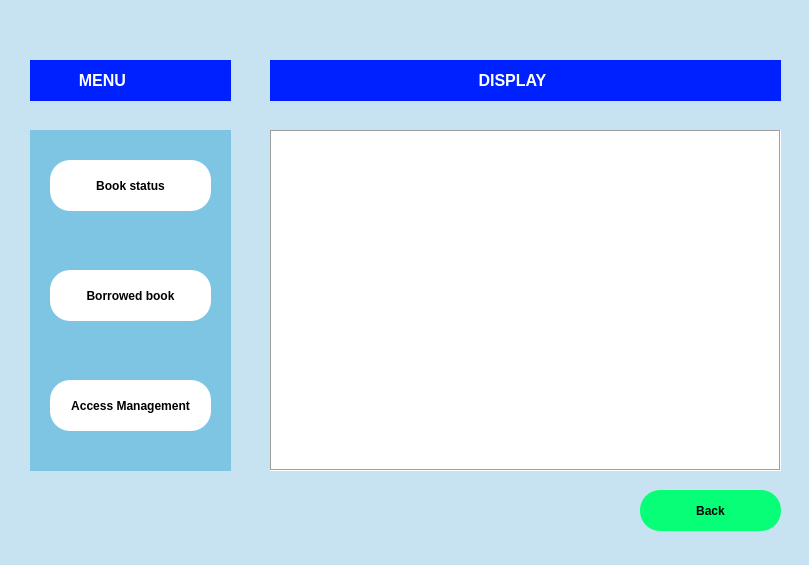
<?xml version="1.0" encoding="UTF-8"?>
<ui version="4.0">
 <class>MainWindow</class>
 <widget class="QMainWindow" name="MainWindow">
  <property name="geometry">
   <rect>
    <x>0</x>
    <y>0</y>
    <width>809</width>
    <height>565</height>
   </rect>
  </property>
  <property name="windowTitle">
   <string>Library System</string>
  </property>
  <property name="styleSheet">
   <string notr="true">background-color: #c7e3f1;</string>
  </property>
  <widget class="QWidget" name="centralwidget">
   <widget class="QLabel" name="label_5">
    <property name="geometry">
     <rect>
      <x>30</x>
      <y>130</y>
      <width>201</width>
      <height>341</height>
     </rect>
    </property>
    <property name="styleSheet">
     <string notr="true">background-color: rgb(126,197,227);</string>
    </property>
    <property name="text">
     <string/>
    </property>
   </widget>
   <widget class="QPushButton" name="book_btn">
    <property name="geometry">
     <rect>
      <x>50</x>
      <y>160</y>
      <width>161</width>
      <height>51</height>
     </rect>
    </property>
    <property name="font">
     <font>
      <pointsize>9</pointsize>
      <weight>75</weight>
      <bold>true</bold>
     </font>
    </property>
    <property name="cursor">
     <cursorShape>PointingHandCursor</cursorShape>
    </property>
    <property name="styleSheet">
     <string notr="true">QPushButton#book_btn{
	background-color: rgb(255,255,255);
	border-radius: 20px;
	color: black;
}
QPushButton#book_btn:hover{
	background-color: rgb(255,255,255,210);
	border-radius: 20px;
	color: black;
}
QPushButton#book_btn:pressed{
	background-color: rgb(255,255,255,210);
	padding-top: 5px;
	padding-left: 5px;
}</string>
    </property>
    <property name="text">
     <string>Book status</string>
    </property>
   </widget>
   <widget class="QPushButton" name="access_btn">
    <property name="geometry">
     <rect>
      <x>50</x>
      <y>380</y>
      <width>161</width>
      <height>51</height>
     </rect>
    </property>
    <property name="font">
     <font>
      <pointsize>9</pointsize>
      <weight>75</weight>
      <bold>true</bold>
     </font>
    </property>
    <property name="cursor">
     <cursorShape>PointingHandCursor</cursorShape>
    </property>
    <property name="styleSheet">
     <string notr="true">QPushButton#access_btn{
	background-color: rgb(255,255,255);
	border-radius: 20px;
	color: black;
}
QPushButton#access_btn:hover{
	background-color: rgb(255,255,255,210);
	border-radius: 20px;
	color: black;
}
QPushButton#access_btn:pressed{
	background-color: rgb(255,255,255,210);
	padding-top: 5px;
	padding-left: 5px;
}</string>
    </property>
    <property name="text">
     <string>Access Management</string>
    </property>
   </widget>
   <widget class="QTableWidget" name="show_table">
    <property name="geometry">
     <rect>
      <x>270</x>
      <y>130</y>
      <width>511</width>
      <height>341</height>
     </rect>
    </property>
    <property name="font">
     <font>
      <pointsize>9</pointsize>
     </font>
    </property>
    <property name="styleSheet">
     <string notr="true">background-color: none;</string>
    </property>
    <property name="frameShape">
     <enum>QFrame::Box</enum>
    </property>
    <property name="rowCount">
     <number>0</number>
    </property>
    <property name="columnCount">
     <number>0</number>
    </property>
    <attribute name="horizontalHeaderVisible">
     <bool>true</bool>
    </attribute>
    <attribute name="horizontalHeaderCascadingSectionResizes">
     <bool>false</bool>
    </attribute>
    <attribute name="horizontalHeaderDefaultSectionSize">
     <number>150</number>
    </attribute>
   </widget>
   <widget class="QPushButton" name="borrowed_btn">
    <property name="geometry">
     <rect>
      <x>50</x>
      <y>270</y>
      <width>161</width>
      <height>51</height>
     </rect>
    </property>
    <property name="font">
     <font>
      <pointsize>9</pointsize>
      <weight>75</weight>
      <bold>true</bold>
     </font>
    </property>
    <property name="cursor">
     <cursorShape>PointingHandCursor</cursorShape>
    </property>
    <property name="styleSheet">
     <string notr="true">QPushButton#borrowed_btn{
	background-color: rgb(255,255,255);
	border-radius: 20px;
	color: black;
}
QPushButton#borrowed_btn:hover{
	background-color: rgb(255,255,255,210);
	border-radius: 20px;
	color: black;
}
QPushButton#borrowed_btn:pressed{
	background-color: rgb(255,255,255,210);
	padding-top: 5px;
	padding-left: 5px;
}</string>
    </property>
    <property name="text">
     <string>Borrowed book</string>
    </property>
   </widget>
   <widget class="QPushButton" name="back_btn">
    <property name="geometry">
     <rect>
      <x>640</x>
      <y>490</y>
      <width>141</width>
      <height>41</height>
     </rect>
    </property>
    <property name="font">
     <font>
      <pointsize>9</pointsize>
      <weight>75</weight>
      <bold>true</bold>
     </font>
    </property>
    <property name="cursor">
     <cursorShape>PointingHandCursor</cursorShape>
    </property>
    <property name="styleSheet">
     <string notr="true">QPushButton#back_btn{
	background-color: rgba(7, 255, 120, 1); 
	border-radius: 20px;
	color: black;
}
QPushButton#back_btn:hover{
	background-color: rgba(7, 255, 17, 1);
	border-radius: 20px;
	color: black;
}
QPushButton#back_btn:pressed{
	background-color: rgba(7, 255, 17, 1);
	padding-top: 5px;
	padding-left: 5px;
}</string>
    </property>
    <property name="text">
     <string>Back</string>
    </property>
   </widget>
   <widget class="QLabel" name="label_4">
    <property name="geometry">
     <rect>
      <x>30</x>
      <y>60</y>
      <width>201</width>
      <height>41</height>
     </rect>
    </property>
    <property name="font">
     <font>
      <pointsize>12</pointsize>
      <weight>75</weight>
      <bold>true</bold>
     </font>
    </property>
    <property name="styleSheet">
     <string notr="true">background-color: rgba(0, 33, 255, 1);
color: white;
</string>
    </property>
    <property name="text">
     <string>           MENU</string>
    </property>
   </widget>
   <widget class="QLabel" name="label_6">
    <property name="geometry">
     <rect>
      <x>270</x>
      <y>60</y>
      <width>511</width>
      <height>41</height>
     </rect>
    </property>
    <property name="font">
     <font>
      <pointsize>12</pointsize>
      <weight>75</weight>
      <bold>true</bold>
     </font>
    </property>
    <property name="styleSheet">
     <string notr="true">background-color: rgba(0, 33, 255, 1);
color: white;
</string>
    </property>
    <property name="text">
     <string>                                               DISPLAY</string>
    </property>
   </widget>
  </widget>
 </widget>
 <resources/>
 <connections/>
</ui>
